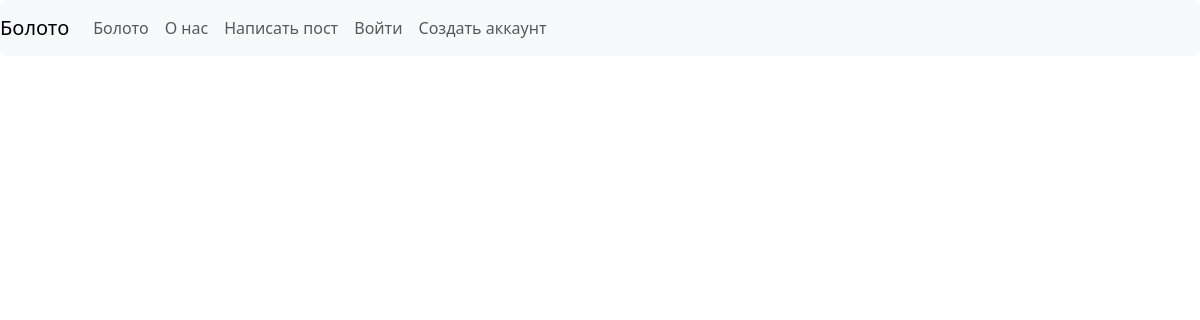
The app's page /boloto/, older data.
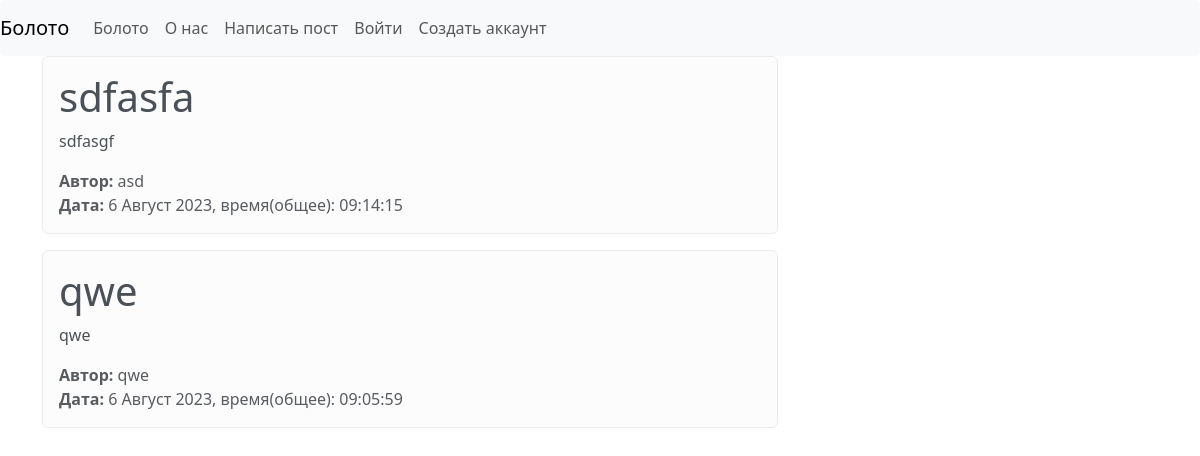
The same page, newer data.
### blog/models.py (models this page shows)
class Post(models.Model):
    title = models.CharField(max_length=100)
    text = models.TextField()
    data = models.DateTimeField(default=timezone.now)
    author = models.ForeignKey(User, on_delete=models.CASCADE)

### blog/views.py (the view)
# urls.py: path('boloto/', views.boloto, name='boloto'),
def boloto(request):
    News = Post.objects.all()
    News = list(reversed(News))
    data = {
        'news': News,
        'title': 'Главная страница'
    }
    return render(request, 'blog/boloto.html', data)

### blog/templates/blog/boloto.html (shortened to what this page needs)
{% extends 'blog/main.html' %}
{% block main_section %}
    <div>
    {% for post in news %}
        <div class="alert alert-light">
            <h1>{{ post.title }}</h1>
            <p>{{ post.text }}</p>
            <span class="text-muted"><b>Автор:</b> {{ post.author }}</span><br>
            <span class="text-muted"><b>Дата:</b> {{ post.data|date:'j F Y, время(общее): H:i:s' }}</span>
        </div>
    {% endfor %}
    </div>
{% endblock main_section %}

### blog/templates/blog/main.html (shortened to what this page needs)
<!doctype html>
<html lang="en">
    <head>
        <link href="https://cdn.jsdelivr.net/npm/bootstrap@5.3.0/dist/css/bootstrap.min.css" rel="stylesheet">
    </head>
    <body>
        <nav class="navbar navbar-expand-lg navbar-light bg-light rounded">
            <a class="navbar-brand" href="/">Болото</a>
            <div class="collapse navbar-collapse" id="navbarsExample09">
                <ul class="navbar-nav mr-auto">
                    <li class="nav-item active">
                        <a class="nav-link" href="/boloto">Болото</a>
                    </li>
                    <li class="nav-item">
                        <a class="nav-link" href="/contacts">О нас</a>
                    </li>
                    <li class="nav-item">
                        <a class="nav-link" href="/create">Написать пост</a>
                    </li>
                    {% if request.user.is_authenticated %}
                    <li class="nav-item">
                        <a class="nav-link" href="/profile">{{request.user}}</a>
                    </li>
                    {% else %}
                    <li class="nav-item">
                        <a class="nav-link" href="/login">Войти</a>
                    </li>
                    <li class="nav-item">
                        <a class="nav-link" href="/signup">Создать аккаунт</a>
                    </li>
                    {% endif %}
                </ul>
            </div>
        </nav>
        <main class="container">
            <div class="row">
                <div class="col-md-8">
                    {% block main_section %}
                    {% endblock %}
                </div>
            </div>
        </main>
    </body>
</html>

Row changes from the older to the newer data that the page shows:
added Post: title "sdfasfa", text "sdfasgf", author "asd", data "6 Август 2023, время(общее): 09:14:15"
added Post: title "qwe", text "qwe", author "qwe", data "6 Август 2023, время(общее): 09:05:59"
